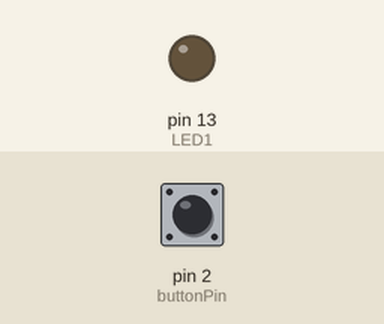
The sketch below on a simulated Arduino Uno, built with avr-gcc and run on an emulated ATmega328P. Parts: output pins drawn as LEDs (lit = HIGH). The test bench sets the inputs (shaded band); at power-on: pin 2 (buttonPin) LOW.

Above: at 1.2 s.
1.3 s: pin 2 (buttonPin) pulled HIGH for 0.15 s
At 1.37 s:
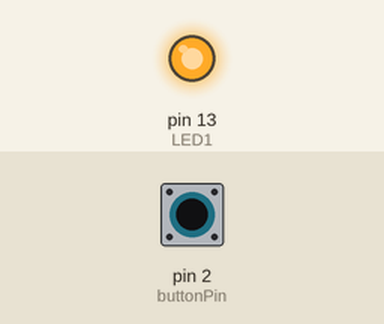
2.9 s: pin 2 (buttonPin) pulled HIGH for 3.2 s
At 7.0 s:
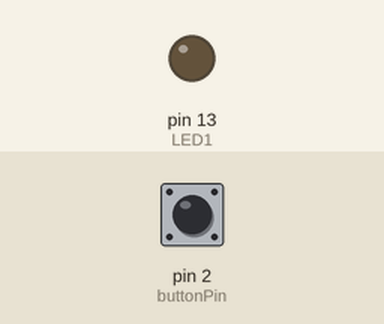
Timing chart, 0 to 8.5 s (numbered marks = the images above; inputs shaded):
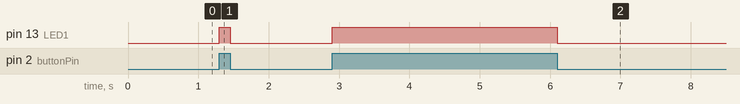

The sketch:

class2_dbnc_A.ino
```cpp
const int LED1 = 13;
const int buttonPin = 2;
/*
	This actually has no debouncing built into the reaction of the program
	Every time the input is seen as high the output will turn on. However,
	depending on the quality of the switch, it may bounce back and forth
	hundreds of times before stabilizing to be high. See link
		http://upload.wikimedia.org/wikipedia/commons/a/ac/Bouncy_Switch.png
	for an oscilloscope reading of an input being activated.
*/
void setup()
{
	pinMode(LED1,OUTPUT);
	pinMode(buttonPin, INPUT);
}

void loop()
{
	if(digitalRead(buttonPin) == 1)
	{								// LED may flicker 100 times (or more)
		digitalWrite(LED1, HIGH); 	//everytime the button gets pressed
	}
	else
	{
		digitalWrite(LED1, LOW);
	}
}

/*

//If using INPUT_PULLUP configuration

const int LED1 = 13;
const int buttonPin = 2;
#define PRESSED 0

void setup()
{  	pinMode(LED1,OUTPUT);
	pinMode(buttonPin, INPUT_PULLUP);
}
void loop()
{   if(digitalRead(buttonPin) == PRESSED)
	{
		digitalWrite(LED1, HIGH);
	}
	else
	{
		digitalWrite(LED1, LOW);
	}
}

*/
```

Measured:
- after the input at 1.3 s, pin 13 (LED1): LOW → HIGH at once, → LOW 0.15 s later
- after the input at 2.9 s, pin 13 (LED1): LOW → HIGH at once, → LOW 3.2 s later
